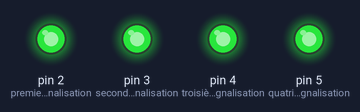
The sketch below on a simulated Arduino Uno, built for the host (arithmetic inside an expression is 32-bit, double 64-bit). On the bench: output pins drawn as LEDs (lit = HIGH).

Above: at 0.1 s.
Timing chart, 0 to 1.6 s (numbered marks = the images above):
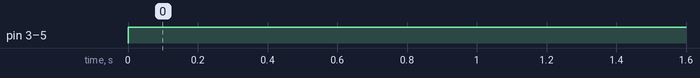

The sketch:

wrong-code-of-flashing.ino
```cpp
// On definit le Output Pin - number : qui est juste la borne de connection sur le Board pour le signal de sortie :

int premier_feu_vert_de_signalisation = 2;
int second_feu_vert_de_signalisation = 3;
int troisième_feu_vert_de_signalisation = 4;
int quatrième_feu_vert_de_signalisation = 5;


// The setup routine runs once when you press reset :
void setup() {
  // Initialize the digital pin as an output :

  pinMode(premier_feu_vert_de_signalisation, OUTPUT);
  pinMode(second_feu_vert_de_signalisation, OUTPUT);
  pinMode(troisième_feu_vert_de_signalisation, OUTPUT);
  pinMode(quatrième_feu_vert_de_signalisation, OUTPUT);

}

void loop() {

  // Assumons que nous voulons allumer toutes nos luimères de couleur verte ensemble :

  digitalWrite(premier_feu_vert_de_signalisation, HIGH);  // Fais que le feu_vert_de_signalisation soit allumé
  digitalWrite(second_feu_vert_de_signalisation, HIGH);
  digitalWrite(troisième_feu_vert_de_signalisation, HIGH);
  digitalWrite(quatrième_feu_vert_de_signalisation, HIGH);
  delay(1000); // Tu patientes pour 1 seconde qui vaut 1000 millisecondes

}
```

Measured:
- by itself, pin 3 (second_feu_vert_de_signalisation), pin 4 (troisième_feu_vert_de_signalisation), pin 5 (quatrième_feu_vert_de_signalisation): LOW → HIGH at 0.00 s
